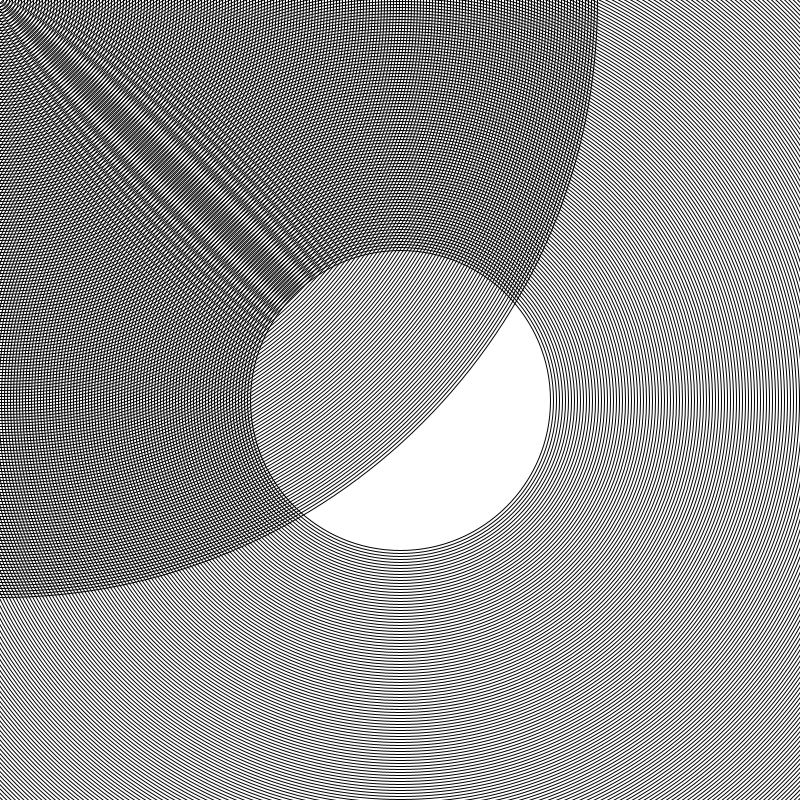
Frame 1 (no input)
Frame 60 (the mouse pressed at the canvas centre just before this capture): identical to frame 1, image omitted
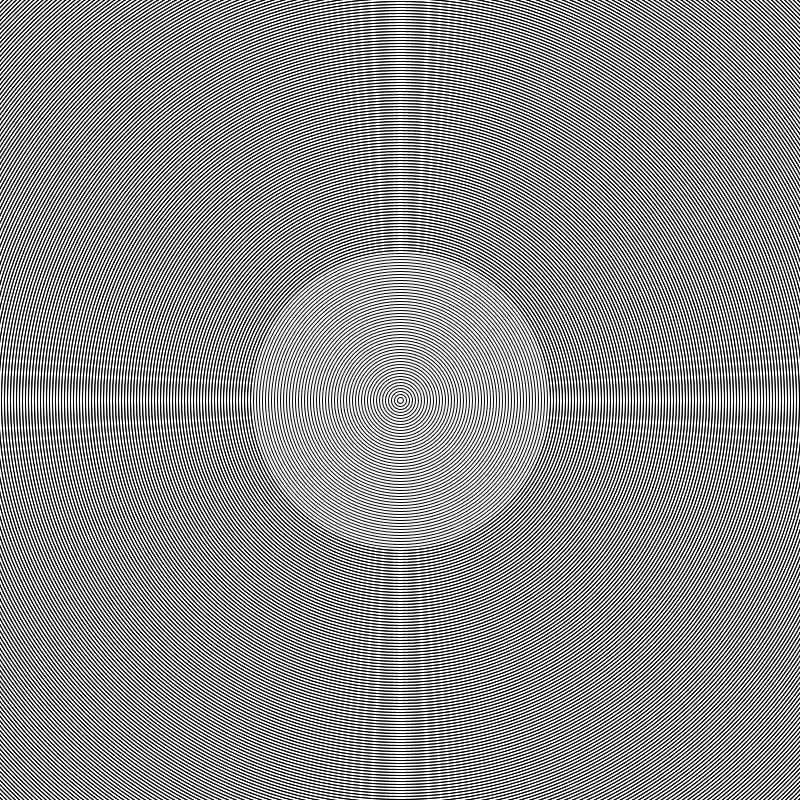
Frame 120 (the mouse held since frame 60 and released just before this capture)

The Processing sketch that drew these frames (run headless with seeded random() and noise(); from frame 60 on, the mouse is pressed at the canvas centre):

// Processing sketch: processing_75912
// ── processing_75912.pde

void setup(){
  size(800,800);
  noFill();
  smooth();
  stroke(.1);
}

void draw(){
  background(255);
for(int i = 50; i < 200; i++){
 ellipse(width/2,height/2,i*6,i*6);
}
for(int i= 0; i < 200; i++){
  ellipse(mouseX,mouseY,i*6,i*6);
}
}

  int value = 0;

void mousePressed() {
  if (value == 0) {
    value = 255;
for(int i = 0; i < 100; i++){
  textSize(60);
  text("HELLO",100,70, i*1);
}  
} else {
    value = 0;
  }
}
